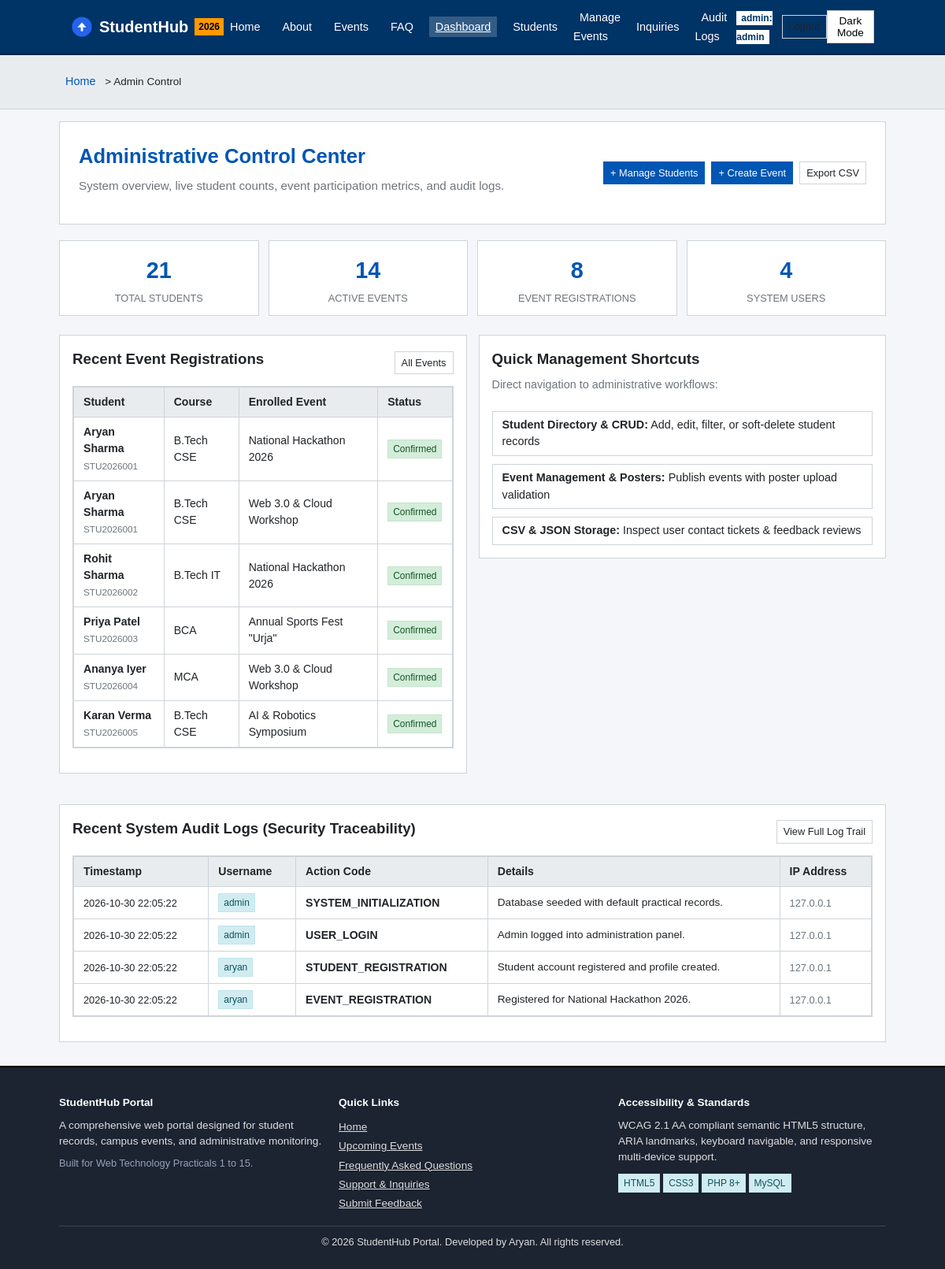
Page /admin_dashboard.php (signed in) on the committed database.
### tables this page shows
CREATE TABLE `registrations` (
  `id` INT AUTO_INCREMENT PRIMARY KEY,
  `student_id` INT NOT NULL,
  `event_id` INT NOT NULL,
  `registered_at` TIMESTAMP DEFAULT CURRENT_TIMESTAMP,
  `status` ENUM('Confirmed', 'Pending', 'Cancelled') NOT NULL DEFAULT 'Confirmed',
  UNIQUE KEY `unique_student_event` (`student_id`, `event_id`),
  CONSTRAINT `fk_reg_student` FOREIGN KEY (`student_id`) REFERENCES `students` (`id`) ON DELETE CASCADE,
  CONSTRAINT `fk_reg_event` FOREIGN KEY (`event_id`) REFERENCES `events` (`id`) ON DELETE CASCADE
);

CREATE TABLE `students` (
  `id` INT AUTO_INCREMENT PRIMARY KEY,
  `user_id` INT DEFAULT NULL,
  `student_id_code` VARCHAR(20) NOT NULL UNIQUE,
  `full_name` VARCHAR(100) NOT NULL,
  `email` VARCHAR(100) NOT NULL UNIQUE,
  `phone` VARCHAR(15) NOT NULL,
  `course` VARCHAR(50) NOT NULL,
  `year` VARCHAR(10) NOT NULL,
  `gender` ENUM('Male', 'Female', 'Other') NOT NULL,
  `status` ENUM('Active', 'Inactive') NOT NULL DEFAULT 'Active',
  `created_at` TIMESTAMP DEFAULT CURRENT_TIMESTAMP,
  CONSTRAINT `fk_students_user` FOREIGN KEY (`user_id`) REFERENCES `users` (`id`) ON DELETE SET NULL ON UPDATE CASCADE
);

CREATE TABLE `events` (
  `id` INT AUTO_INCREMENT PRIMARY KEY,
  `title` VARCHAR(150) NOT NULL,
  `category` VARCHAR(50) NOT NULL,
  `description` TEXT NOT NULL,
  `event_date` DATE NOT NULL,
  `location` VARCHAR(100) NOT NULL,
  `poster_image` VARCHAR(255) DEFAULT 'assets/images/default-event.png',
  `status` ENUM('Open', 'Closed') NOT NULL DEFAULT 'Open',
  `created_at` TIMESTAMP DEFAULT CURRENT_TIMESTAMP
);

CREATE TABLE `audit_logs` (
  `id` INT AUTO_INCREMENT PRIMARY KEY,
  `user_id` INT DEFAULT NULL,
  `username` VARCHAR(50) NOT NULL DEFAULT 'Guest',
  `action` VARCHAR(100) NOT NULL,
  `details` TEXT DEFAULT NULL,
  `ip_address` VARCHAR(45) DEFAULT '127.0.0.1',
  `created_at` TIMESTAMP DEFAULT CURRENT_TIMESTAMP
);

### config/db.php (called while the page is built, shortened)
<?php
try {
    $conn = @mysqli_connect(DB_HOST, DB_USER, DB_PASS, DB_NAME, DB_PORT);
    if ($conn) {
        $db_connected = true;
    } else {
        $db_error_message = mysqli_connect_error();
    }
} catch (Throwable $e) {
    $conn = null;
    $db_connected = false;
    $db_error_message = $e->getMessage();
}

### admin_dashboard.php (the view, shortened to what this page needs)
<?php
require_once __DIR__ . '/config/db.php';
require_once __DIR__ . '/config/logger.php';
$total_students = 0;
$total_users = 0;
$total_events = 0;
$total_registrations = 0;
$recent_registrations = [];
$recent_audit_logs = [];
if ($db_connected && $conn) {
    $r1 = mysqli_query($conn, "SELECT COUNT(*) AS cnt FROM students");
    if ($r1) $total_students = mysqli_fetch_assoc($r1)['cnt'];
    $r2 = mysqli_query($conn, "SELECT COUNT(*) AS cnt FROM users");
    if ($r2) $total_users = mysqli_fetch_assoc($r2)['cnt'];
    $r3 = mysqli_query($conn, "SELECT COUNT(*) AS cnt FROM events WHERE status = 'Open'");
    if ($r3) $total_events = mysqli_fetch_assoc($r3)['cnt'];
    $r4 = mysqli_query($conn, "SELECT COUNT(*) AS cnt FROM registrations");
    if ($r4) $total_registrations = mysqli_fetch_assoc($r4)['cnt'];
    $reg_query = "SELECT r.id, s.full_name, s.course, s.student_id_code, e.title AS event_title, r.registered_at, r.status
                  FROM registrations r
                  JOIN students s ON r.student_id = s.id
                  JOIN events e ON r.event_id = e.id
                  ORDER BY r.registered_at DESC
                  LIMIT 6";
    $reg_res = mysqli_query($conn, $reg_query);
    if ($reg_res) {
        while ($row = mysqli_fetch_assoc($reg_res)) {
            $recent_registrations[] = $row;
        }
    }
    $log_query = "SELECT * FROM audit_logs ORDER BY created_at DESC LIMIT 8";
    $log_res = mysqli_query($conn, $log_query);
    if ($log_res) {
        while ($row = mysqli_fetch_assoc($log_res)) {
            $recent_audit_logs[] = $row;
        }
    }
}
require_once __DIR__ . '/includes/header.php';
?>
<div class="hero" style="text-align: left; padding: 24px;">
  <div style="display: flex; justify-content: space-between; align-items: center; flex-wrap: wrap; gap: 12px;">
    <div>
      <h1>Administrative Control Center</h1>
      <p>System overview, live student counts, event participation metrics, and audit logs.</p>
    </div>
    <div style="display: flex; gap: 8px;">
      <a href="admin_students.php" class="btn btn-primary btn-sm">+ Manage Students</a>
      <a href="admin_events.php" class="btn btn-primary btn-sm">+ Create Event</a>
      <a href="export_students.php" class="btn btn-outline btn-sm">Export CSV</a>
    </div>
  </div>
</div>
<div class="grid-4" style="margin-bottom: 24px;">
  <div class="stat-card">
    <div class="stat-number"><?php echo $total_students; ?></div>
    <div class="stat-label">Total Students</div>
  </div>
  <div class="stat-card">
    <div class="stat-number"><?php echo $total_events; ?></div>
    <div class="stat-label">Active Events</div>
  </div>
  <div class="stat-card">
    <div class="stat-number"><?php echo $total_registrations; ?></div>
    <div class="stat-label">Event Registrations</div>
  </div>
  <div class="stat-card">
    <div class="stat-number"><?php echo $total_users; ?></div>
    <div class="stat-label">System Users</div>
  </div>
</div>
<div class="grid-2" style="align-items: start; margin-bottom: 24px;">
  <div class="card">
    <div style="display:flex; justify-content:space-between; align-items:center; margin-bottom: 12px;">
      <h3>Recent Event Registrations</h3>
      <a href="events.php" class="btn btn-outline btn-sm">All Events</a>
    </div>
    <?php if (empty($recent_registrations)): ?>
      <div class="alert alert-info">No registrations recorded yet.</div>
    <?php else: ?>
      <div class="table-responsive">
        <table>
          <thead>
            <tr>
              <th>Student</th>
              <th>Course</th>
              <th>Enrolled Event</th>
              <th>Status</th>
            </tr>
          </thead>
          <tbody>
            <?php foreach ($recent_registrations as $r): ?>
              <tr>
                <td>
                  <strong><?php echo htmlspecialchars($r['full_name']); ?></strong><br>
                  <small style="color:var(--secondary-color);"><?php echo htmlspecialchars($r['student_id_code']); ?></small>
                </td>
                <td><?php echo htmlspecialchars($r['course']); ?></td>
                <td><?php echo htmlspecialchars($r['event_title']); ?></td>
                <td><span class="badge badge-success"><?php echo htmlspecialchars($r['status']); ?></span></td>
              </tr>
            <?php endforeach; ?>
          </tbody>
        </table>
      </div>
    <?php endif; ?>
  </div>
  <div class="card">
    <h3>Quick Management Shortcuts</h3>
    <p>Direct navigation to administrative workflows:</p>
    <div style="display: flex; flex-direction: column; gap: 10px; margin-top: 12px;">
      <a href="admin_students.php" class="btn btn-outline" style="text-align: left;">
        <strong>Student Directory &amp; CRUD:</strong> Add, edit, filter, or soft-delete student records
      </a>
      <a href="admin_events.php" class="btn btn-outline" style="text-align: left;">
        <strong>Event Management &amp; Posters:</strong> Publish events with poster upload validation
      </a>
      <a href="admin_submissions.php" class="btn btn-outline" style="text-align: left;">
        <strong>CSV &amp; JSON Storage:</strong> Inspect user contact tickets &amp; feedback reviews
      </a>
    </div>
  </div>
</div>
<div class="card">
  <div style="display:flex; justify-content:space-between; align-items:center; margin-bottom: 12px;">
    <h3>Recent System Audit Logs (Security Traceability)</h3>
    <a href="admin_audit_logs.php" class="btn btn-outline btn-sm">View Full Log Trail</a>
  </div>
  <?php if (empty($recent_audit_logs)): ?>
    <div class="alert alert-info">No audit logs available.</div>
  <?php else: ?>
    <div class="table-responsive">
      <table>
        <thead>
          <tr>
            <th>Timestamp</th>
            <th>Username</th>
            <th>Action Code</th>
            <th>Details</th>
            <th>IP Address</th>
          </tr>
        </thead>
        <tbody>
          <?php foreach ($recent_audit_logs as $log): ?>
            <tr>
              <td style="white-space: nowrap; font-size: 0.8rem;"><?php echo htmlspecialchars($log['created_at']); ?></td>
              <td><span class="badge badge-info"><?php echo htmlspecialchars($log['username']); ?></span></td>
              <td><strong><?php echo htmlspecialchars($log['action']); ?></strong></td>
              <td style="font-size: 0.85rem;"><?php echo htmlspecialchars($log['details']); ?></td>
              <td style="font-size: 0.8rem; color: var(--secondary-color);"><?php echo htmlspecialchars($log['ip_address']); ?></td>
            </tr>
          <?php endforeach; ?>
        </tbody>
      </table>
    </div>
  <?php endif; ?>
</div>
<?php require_once __DIR__ . '/includes/footer.php'; ?>

### assets/css/style.css (style rules this page uses)
:root { --bg-color: #f4f6f9; --text-color: #212529; --card-bg: #ffffff; --border-color: #ced4da; --primary-color: #0056b3; --primary-hover: #004085; --secondary-color: #6c757d; --success-color: #28a745; --danger-color: #dc3545; --warning-color: #ffc107; --header-bg: #003366; --header-text: #ffffff; --footer-bg: #1c2331; --footer-text: #dddddd; --font-family: Arial, Helvetica, sans-serif; }
* { box-sizing: border-box; margin: 0; padding: 0; }
body { font-family: var(--font-family); background-color: var(--bg-color); color: var(--text-color); line-height: 1.5; display: flex; flex-direction: column; min-height: 100vh; }
.hero { background: var(--card-bg); border: 1px solid var(--border-color); padding: 20px; margin-bottom: 20px; text-align: center; }
.hero h1 { font-size: 1.6rem; margin-bottom: 8px; color: var(--primary-color); }
.hero p { color: var(--secondary-color); max-width: 700px; margin: 0 auto 12px; font-size: 0.95rem; }
.btn { display: inline-block; padding: 6px 12px; text-decoration: none; font-size: 0.9rem; font-family: inherit; border: 1px solid transparent; cursor: pointer; text-align: center; }
.btn-primary { background-color: var(--primary-color); color: #ffffff; border-color: var(--primary-color); }
.btn-outline { border-color: var(--border-color); background: transparent; color: var(--text-color); }
.btn-sm { padding: 4px 8px; font-size: 0.8rem; }
.grid-2 { display: grid; grid-template-columns: repeat(2, 1fr); gap: 15px; }
.grid-4 { display: grid; grid-template-columns: repeat(4, 1fr); gap: 12px; }
.card { background: var(--card-bg); border: 1px solid var(--border-color); padding: 16px; margin-bottom: 15px; display: flex; flex-direction: column; }
.card h2, .card h3, .card h4 { margin-bottom: 8px; }
.card p { color: var(--secondary-color); font-size: 0.9rem; margin-bottom: 10px; }
.stat-card { background: var(--card-bg); border: 1px solid var(--border-color); padding: 12px; text-align: center; }
.stat-card .stat-number { font-size: 1.8rem; font-weight: bold; color: var(--primary-color); margin: 4px 0; }
.stat-card .stat-label { color: var(--secondary-color); font-size: 0.8rem; text-transform: uppercase; }
.table-responsive { overflow-x: auto; border: 1px solid var(--border-color); background: var(--card-bg); margin-bottom: 15px; }
table { width: 100%; border-collapse: collapse; text-align: left; font-size: 0.88rem; }
th, td { padding: 8px 12px; border: 1px solid var(--border-color); }
th { background-color: #e9ecef; font-weight: bold; }
.badge { display: inline-block; padding: 2px 6px; font-size: 0.75rem; border: 1px solid var(--border-color); background: #f0f0f0; color: #333333; }
.badge-success { background: #d4edda; color: #155724; border-color: #c3e6cb; }
.badge-info { background: #d1ecf1; color: #0c5460; border-color: #bee5eb; }

### rows in the picture
registrations: student.full_name "Aryan Sharma", student.student_id_code "STU2026001", student.course "B.Tech CSE", event.title "National Hackathon 2026", status "Confirmed"
registrations: student.full_name "Aryan Sharma", student.student_id_code "STU2026001", student.course "B.Tech CSE", event.title "Web 3.0 & Cloud Workshop", status "Confirmed"
registrations: student.full_name "Rohit Sharma", student.student_id_code "STU2026002", student.course "B.Tech IT", event.title "National Hackathon 2026", status "Confirmed"
registrations: student.full_name "Priya Patel", student.student_id_code "STU2026003", student.course "BCA", event.title "Annual Sports Fest \"Urja\"", status "Confirmed"
registrations: student.full_name "Ananya Iyer", student.student_id_code "STU2026004", student.course "MCA", event.title "Web 3.0 & Cloud Workshop", status "Confirmed"
registrations: student.full_name "Karan Verma", student.student_id_code "STU2026005", student.course "B.Tech CSE", event.title "AI & Robotics Symposium", status "Confirmed"
audit_logs: created_at "2026-10-30 22:05:22", username "admin", action "SYSTEM_INITIALIZATION", details "Database seeded with default practical records.", ip_address "127.0.0.1"
audit_logs: created_at "2026-10-30 22:05:22", username "admin", action "USER_LOGIN", details "Admin logged into administration panel.", ip_address "127.0.0.1"
audit_logs: created_at "2026-10-30 22:05:22", username "aryan", action "STUDENT_REGISTRATION", details "Student account registered and profile created.", ip_address "127.0.0.1"
audit_logs: created_at "2026-10-30 22:05:22", username "aryan", action "EVENT_REGISTRATION", details "Registered for National Hackathon 2026.", ip_address "127.0.0.1"

### other values in the picture
$user['role'] "admin"
$user['username'] "admin"
$title "Home"
$title "Admin Control"
$total_students "21"
$total_events "14"
$total_registrations "8"
$total_users "4"
